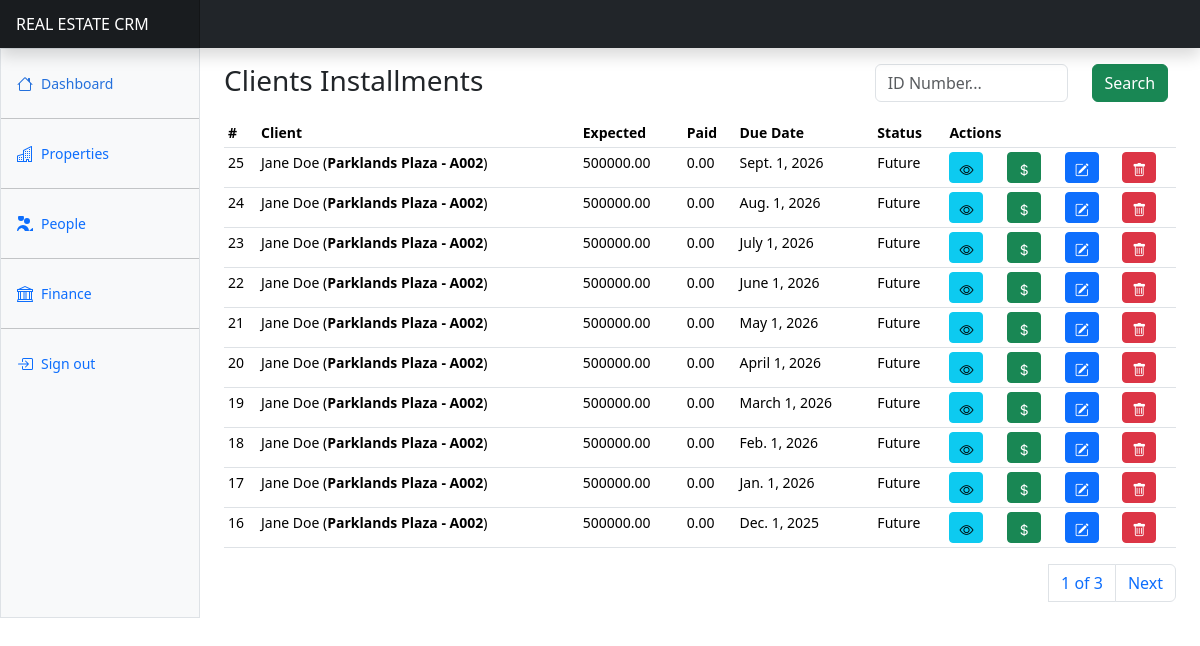
The app's page /finance/installments/ (signed in) with its own data.
### apps/finance/models.py (models this page shows, shortened)
class ClientInstallment(AbstractBaseModel):
    client = models.ForeignKey(
        "users.Client", on_delete=models.CASCADE, related_name="clienstallments"
    )
    payment_plan = models.ForeignKey(
        ClientPaymentPlan, on_delete=models.CASCADE, related_name="planinstallments"
    )
    amount_expected = models.DecimalField(max_digits=100, decimal_places=2)
    amount_paid = models.DecimalField(max_digits=100, decimal_places=2, default=0)
    date_expected = models.DateField(null=True)
    paid = models.BooleanField(default=False)
    status = models.CharField(
        max_length=255, choices=INSTALLMENT_STATUSES, default="Future"
    )
    @property
    def amount_to_pay(self):
        return self.amount_expected - self.amount_paid

class ClientPaymentPlan(AbstractBaseModel):
    client = models.ForeignKey(
        "users.Client", on_delete=models.CASCADE, related_name="clientpaymentplans"
    )
    unit = models.ForeignKey(
        "properties.PropertyUnit", on_delete=models.SET_NULL, null=True
    )
    booking_fee = models.DecimalField(max_digits=100, decimal_places=2, default=0)
    deposit_fee = models.DecimalField(max_digits=100, decimal_places=2, default=0)
    period = models.IntegerField(default=1)
    installment_amount = models.DecimalField(
        max_digits=100, decimal_places=2, default=0
    )
    total_amount = models.DecimalField(max_digits=100, decimal_places=2, default=0)
    first_repayment_date = models.DateField(null=True)
    fully_paid = models.BooleanField(default=False)
    def __str__(self):
        return self.client.name

### apps/users/models.py (models this page shows)
class Client(AbstractBaseModel):
    name = models.CharField(max_length=255)
    email = models.EmailField(null=True)
    phone_number = models.CharField(max_length=255)
    id_number = models.CharField(max_length=255, null=True)
    kra_pin = models.CharField(max_length=255, null=True)
    gender = models.CharField(max_length=255)
    address = models.CharField(max_length=255, null=True)
    city = models.CharField(max_length=255, null=True)
    country = models.CharField(max_length=255, null=True)
    id_copy = models.FileField(upload_to="client_ids/", null=True)
    kra_certificate = models.FileField(upload_to="kra_cerificates/", null=True)
    photo = models.ImageField(upload_to="client_photos/", null=True)
    acquired_by = models.ForeignKey(User, on_delete=models.SET_NULL, null=True)
    def __str__(self):
        return self.name

### apps/properties/models.py (models this page shows)
class PropertyUnit(AbstractBaseModel):
    unit_number = models.CharField(max_length=255)
    property = models.ForeignKey(
        Property, on_delete=models.CASCADE, related_name="propertyunits"
    )
    client = models.ForeignKey("users.Client", related_name="clientunits", on_delete=models.SET_NULL, null=True)
    cost = models.DecimalField(max_digits=100, decimal_places=2, default=0)
    booking_fee = models.DecimalField(max_digits=100, decimal_places=2, default=0)
    deposit_fee = models.DecimalField(max_digits=100, decimal_places=2, default=0)
    unit_status = models.CharField(
        max_length=255, choices=UNIT_STATUSES, default="Available"
    )
    sold_by = models.ForeignKey("users.User", on_delete=models.SET_NULL, null=True)
    def __str__(self):
        return self.unit_number

class Property(AbstractBaseModel):
    name = models.CharField(max_length=255)
    property_type = models.CharField(max_length=255, choices=PROPERTY_TYPES)
    location = models.CharField(max_length=255)
    town = models.CharField(max_length=255, null=True)
    county = models.CharField(max_length=255, null=True)
    total_units = models.IntegerField(default=1)
    total_cost = models.DecimalField(max_digits=100, decimal_places=2)
    image = models.ImageField(upload_to="property_images/", null=True)
    title_deed = models.FileField(upload_to="property_title_deeds/", null=True)
    sold_out = models.BooleanField(default=False)
    booking_fee = models.DecimalField(max_digits=100, decimal_places=2, default=0)
    deposit_fee = models.DecimalField(max_digits=100, decimal_places=2, default=0)
    def __str__(self):
        return self.name

### apps/finance/installments/views.py (the view, shortened to what this page needs)
# urls.py: path("installments/", installments, name="installments"),
@login_required(login_url="/users/login")
def installments(request):
    installments = ClientInstallment.objects.all().order_by("-created")
    paginator = Paginator(installments, 10)
    page_number = request.GET.get("page")
    page_obj = paginator.get_page(page_number)
    context = {
        "page_obj": page_obj,
        "installment_statuses": INSTALLMENT_STATUSES,
        "payment_methods": PAYMENT_METHODS,
        "payment_reasons": PAYMENT_REASONS,
    }
    return render(request, "finance/installments/installments.html", context)

### templates/finance/installments/installments.html (shortened to what this page needs)
{% extends "base.html" %}
{% block content %}
<div class="row">
    <div class="col-8">
        <h3>Clients Installments</h3>
    </div>
    <div class="col-4">
      <form method="POST">
        <div class="input-group mb-3">
          <div class="row">
            <div class="col-8">
              <input type="text" class="form-control" name="search_text" id="search_text" required placeholder="ID Number..." >
            </div>
            <div class="col-4">
              <button class="btn btn-success">Search</button>
            </div>
          </div>
        </div>
      </form>
    </div>
</div>
      <div class="table-responsive small">
        {% include "includes/installments_table.html" %}
        <div>
          <nav aria-label="Page navigation example">
            <ul class="pagination justify-content-end">
              <a class="page-link" href="#">{{ page_obj.number }} of {{ page_obj.paginator.num_pages }}</a>
              {% if page_obj.has_next %}
              <li class="page-item"><a class="page-link" href="?page={{ page_obj.next_page_number }}">Next</a></li>
              {% endif %}
            </ul>
          </nav>
        </div>
      </div>
{% endblock content %}

### templates/includes/installments_table.html (shortened to what this page needs)
<table class="table table-sm">
    <thead>
      <tr>
        <th scope="col">#</th>
        <th scope="col">Client</th>
        <th scope="col">Expected</th>
        <th scope="col">Paid</th>
        <th scope="col">Due Date</th>
        <th scope="col">Status</th>
        <th scope="col" colspan="4">Actions</th>
      </tr>
    </thead>
    <tbody>
      {% for installment in page_obj %}
      <tr>
        <td>{{installment.id}}</td>
        <td>{{installment.client}} (<b>{{installment.payment_plan.unit.property}} - {{installment.payment_plan.unit}}</b>)</td>
        <td>{{installment.amount_expected}}</td>
        <td>{{installment.amount_paid}}</td>
        <td>{{installment.date_expected}}</td>
        <td>{{installment.status}}</td>
        <td><a href="#" class="btn btn-info btn-sm" data-bs-toggle="modal" data-bs-target="#installmentDetailsModal{{ installment.id }}">
          <i class="bi bi-eye"></i>
        </a></td>
        <td>
          {% if installment.paid %}
          <a href="#" class="btn btn-danger btn-sm">
            <i class="bi bi-arrow-clockwise"></i>
          </a>
          {% else %}
            <a href="#" class="btn btn-success btn-sm" data-bs-toggle="modal" data-bs-target="#payInstallmentModal{{ installment.id }}">
              <i class="bi bi-currency-dollar"></i>
            </a>
          {% endif %}
        </td>
        <td><a class="btn btn-primary btn-sm" data-bs-toggle="modal" data-bs-target="#markInstallmentModal{{ installment.id }}">
          <i class="bi bi-pencil-square"></i>
        </a></td>
        <td><a class="btn btn-danger btn-sm" data-bs-toggle="modal" data-bs-target="#deleteInstallmentModal{{ installment.id }}">
          <i class="bi bi-trash"></i>
        </a></td>
      </tr>
      {% endfor %}
    </tbody>
  </table>

### static/dashboard.css (style rules this page uses)
.bi { display: inline-block; width: 1rem; height: 1rem; }

### templates/base.html (style rules this page uses)
.bi { vertical-align: -.125em; fill: currentColor; }

### records on screen
ClientInstallment: id "25", client "Jane Doe", payment_plan.unit.property "Parklands Plaza", payment_plan.unit "A002", amount_expected "500000.00", amount_paid "0.00", date_expected "Sept. 1, 2026", status "Future"
ClientInstallment: id "24", client "Jane Doe", payment_plan.unit.property "Parklands Plaza", payment_plan.unit "A002", amount_expected "500000.00", amount_paid "0.00", date_expected "Aug. 1, 2026", status "Future"
ClientInstallment: id "23", client "Jane Doe", payment_plan.unit.property "Parklands Plaza", payment_plan.unit "A002", amount_expected "500000.00", amount_paid "0.00", date_expected "July 1, 2026", status "Future"
ClientInstallment: id "22", client "Jane Doe", payment_plan.unit.property "Parklands Plaza", payment_plan.unit "A002", amount_expected "500000.00", amount_paid "0.00", date_expected "June 1, 2026", status "Future"
ClientInstallment: id "21", client "Jane Doe", payment_plan.unit.property "Parklands Plaza", payment_plan.unit "A002", amount_expected "500000.00", amount_paid "0.00", date_expected "May 1, 2026", status "Future"
ClientInstallment: id "20", client "Jane Doe", payment_plan.unit.property "Parklands Plaza", payment_plan.unit "A002", amount_expected "500000.00", amount_paid "0.00", date_expected "April 1, 2026", status "Future"
ClientInstallment: id "19", client "Jane Doe", payment_plan.unit.property "Parklands Plaza", payment_plan.unit "A002", amount_expected "500000.00", amount_paid "0.00", date_expected "March 1, 2026", status "Future"
ClientInstallment: id "18", client "Jane Doe", payment_plan.unit.property "Parklands Plaza", payment_plan.unit "A002", amount_expected "500000.00", amount_paid "0.00", date_expected "Feb. 1, 2026", status "Future"
ClientInstallment: id "17", client "Jane Doe", payment_plan.unit.property "Parklands Plaza", payment_plan.unit "A002", amount_expected "500000.00", amount_paid "0.00", date_expected "Jan. 1, 2026", status "Future"
ClientInstallment: id "16", client "Jane Doe", payment_plan.unit.property "Parklands Plaza", payment_plan.unit "A002", amount_expected "500000.00", amount_paid "0.00", date_expected "Dec. 1, 2025", status "Future"

### other values on screen
{{ page_obj.number }} "1"
{{ page_obj.paginator.num_pages }} "3"
